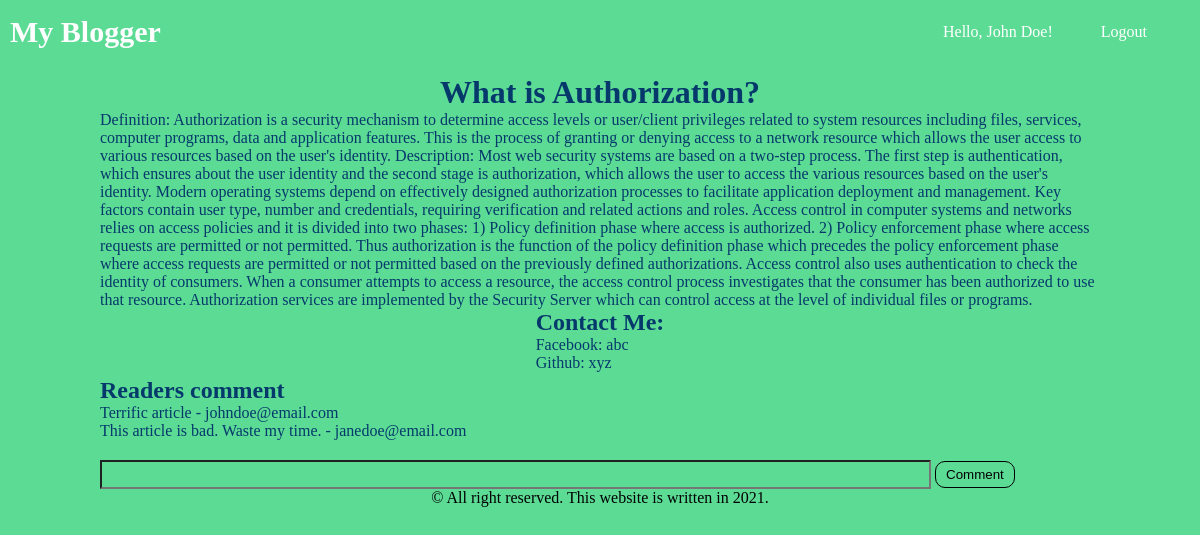
/posts/2 (signed in), run on the app's committed database.
### app/models.py (models this page shows, shortened)
class User(UserMixin, db.Model):
    id = db.Column(db.Integer, primary_key=True)
    firstname = db.Column(db.String(64))
    lastname = db.Column(db.String(64))
    email = db.Column(db.String(120), index=True, unique=True)
    password_hash = db.Column(db.String(128))
    comments = db.relationship('Comment', backref='user', lazy='joined')

class Post(db.Model):
    id = db.Column(db.Integer, primary_key=True)
    title = db.Column(db.String(50))
    body = db.Column(db.String(140))
    timestamp = db.Column(db.TIMESTAMP, index=True, default=datetime.now)
    comments = db.relationship('Comment', backref='post', lazy='joined')

class Comment(db.Model):
    id = db.Column(db.Integer, primary_key=True)
    value = db.Column(db.String(255))
    timestamp = db.Column(db.TIMESTAMP, index=True, default=datetime.now)
    post_id = db.Column(db.Integer, ForeignKey('post.id'), nullable=False)
    user_id = db.Column(db.Integer, ForeignKey('user.id'), nullable=False)

### app/routes.py (the view)
@app.route('/posts/<int:post_id>', methods=['GET', 'POST'])
def detail(post_id):
    form = CommentForm()
    if request.method == 'POST':
        comment = Comment(value=form.value.data, post_id=post_id, user_id=current_user.get_id())
        db.session.add(comment)
        db.session.commit()
    post = Post.query.filter_by(id=post_id).first()
    post_comments = Comment.query.join(User).filter(Comment.post_id == post_id).all()
    return render_template('detail.html', title='Post Detail', post=post, form=form, postComments=post_comments)

### app/forms.py
class CommentForm(FlaskForm):
    value = StringField()
    submit = SubmitField('Comment')

### app/models.py (called while the page is built)
@login.user_loader
def load_user(id):
    return User.query.get(int(id))

### app/templates/detail.html
{% extends "base.html" %}
{% block style %}
    <link rel="stylesheet" href="{{ url_for('static', filename='styles/detail.css') }}">
{% endblock %}
{% block content %}
    <h1>{{ post.title }}</h1>
    <p>{{ post.body }}</p>
    <div>
        <h2>Contact Me: </h2>
        <a href="#" style="color: #05386B;">Facebook: abc</a><br>
        <a href="#" style="color: #05386B;">Github: xyz</a>
    </div>
    <div class="comment">
        <h2>Readers comment</h2>
        <div>
            {% for postComment in postComments %}
                <p>{{ postComment.value }} - {{ postComment.user.email }}</p>
            {% endfor %}
        </div>
    </div>
    {% if current_user.is_authenticated %}
        <form action="" method="post">
            {{ form.value(size=100, class_="comment") }}
            {{ form.submit() }}
        </form>
    {% endif %}
{% endblock %}

### app/templates/base.html (shortened to what this page needs)
<!DOCTYPE html>
<html lang="en">
<head>
    <link rel="stylesheet" href="{{ url_for('static', filename='styles/base.css') }}">
    {% block style %}
    {% endblock %}
</head>
<body>
{% block navbar %}
    <div class="navbar">
        <ul class="navbar-brand">
            <li><a href="{{ url_for('index') }}">My Blogger</a></li>
        </ul>
        <ul class="navbar-nav right">
            {% if current_user.is_anonymous %}
                <li>Hello, Guest!</li>
                <li><a href="{{ url_for('login') }}">Sign in</a></li>
                <li><a href="{{ url_for('register') }}">Register</a></li>
            {% else %}
                <li>Hello, {{ current_user.firstname | capitalize }} {{ current_user.lastname | capitalize }}!</li>
                <li><a href="{{ url_for('logout') }}">Logout</a></li>
            {% endif %}
        </ul>
    </div>
{% endblock %}
<div class="container">
    <div class="content">
        {% block content %}
        {% endblock %}
    </div>
    {% block footer %}
        <footer>
            &copy All right reserved. This website is written in 2021.
        </footer>
    {% endblock %}
</div>
</body>
</html>

### app/static/styles/base.css (style rules this page uses)
* { box-sizing: border-box; margin: 0; padding: 0; background-color: #5CDB95; }
html, body { height: 100%; }
h1 { text-align: center; margin-top: 10px; }
ul { list-style-type: none; }
.navbar { display: flex; flex-direction: row; justify-content: space-between; align-items: center; padding: 15px 5px; }
.navbar .navbar-nav { display: flex; flex-direction: row; justify-content: space-evenly; align-items: center; }
.navbar-brand li { margin-left: 5px; font-size: 30px; font-weight: bold; }
.navbar .navbar-nav.right { min-width: 300px; }
li, a { text-decoration: none; color: white; }
button, select, input[type="submit"] { padding: 5px 10px; border-radius: 10px; box-shadow: none; outline: none; cursor: pointer; border: 1px solid black; }
h1, h2, p { color: #05386B; }
.container { display: flex; flex-direction: column; align-items: center; justify-content: space-evenly; }

### app/static/styles/detail.css (style rules this page uses)
.content { display: flex; flex-direction: column; justify-content: center; align-items: center; max-width: 1000px; margin: 0 auto; }
h1, h2, p { color: #05386B; }
div.comment { margin-top: 5px; margin-right: auto; }
form { margin-top: 20px; margin-right: auto; }
form .comment { padding: 5px; }

### data on the page
User: firstname "John", lastname "Doe"
Post: title "What is Authorization?", body "Definition: Authorization is a security mechanism to determine access levels or user/client privileges related to system resources including files, services, computer programs, data and application features. This is the process of granting or denying access to a network resource which allows the user access to various resources based on the user's identity. Description: Most web security systems are based on a two-step process. The first step is authentication, which ensures about the user identity and the second stage is authorization, which allows the user to access the various resources based on the user's identity. Modern operating systems depend on effectively designed authorization…"
Comment: value "Terrific article", user.email "johndoe@email.com"
Comment: value "This article is bad. Waste my time.", user.email "janedoe@email.com"
